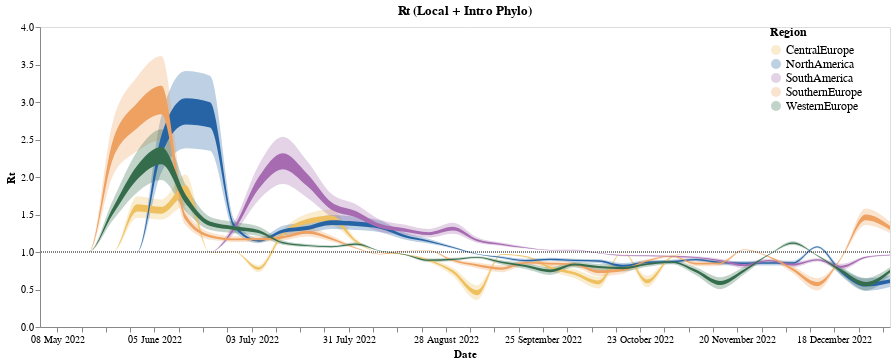

The notebook cell this image was saved under:
### Code cell
line2 = alt.Chart(summary_rt_local_and_intro_df, title = "Rt (Local + Intro Phylo)").mark_area(interpolate='monotone', opacity = 1 ,color = "#f58518").encode(
    alt.X('date:T', axis=alt.Axis(title="Date", grid=False,format="%d %B %Y")),
    alt.Y('lower_hpd_log_50',axis=alt.Axis(title=" Rt", grid=False)),# scale=alt.Scale(domain=(0.6, 1.3))),
    alt.Y2('upper_hpd_log_50' ),
    alt.Color("deme",legend=alt.Legend(title= "Region",offset = -120, labelFontSize = 12, titleFontSize = 12))
).properties(
    width=850,
    height=300
).transform_filter(
   (datum.lower_hpd_log_50 >0) #& (datum.upper_hpd_log_50 < 4)
)
band2 = alt.Chart(summary_rt_local_and_intro_df).mark_area(
    opacity=0.3, interpolate='monotone', color = "#f58518"
).encode(
    alt.X('date:T', axis=alt.Axis(title="Date", grid=False,format="%d %B %Y")),
    alt.Y('lower_hpd_log_95', axis=alt.Axis(title="", grid=False)),# scale=alt.Scale(domain=(0.6, 1.3))),
    alt.Y2('upper_hpd_log_95'), 
    alt.Color("deme",  scale=alt.Scale(range=range_))
).properties(
    width=850,
    height=300
).transform_filter(
    (datum.lower_hpd_log_95 >0) #& (datum.upper_hpd_log_95 < 4)
)

phlyo_rt_plot = band2 + line2 +one_line
phlyo_rt_plot

### Figure 1 — Vega-Lite specification as saved in the notebook (floating-point values rounded to 4 significant figures; data arrays with more than 128 entries replaced by an {"elided": "..."} marker saying what was removed)
{"config": {"view": {"continuousWidth": 400, "continuousHeight": 300}}, "layer": [{"mark": {"type": "area", "color": "#f58518", "interpolate": "monotone", "opacity": 0.3}, "encoding": {"color": {"field": "deme", "scale": {"range": ["#EEC060", "#2664A5", "#A76BB1", "#EEA160", "#356D4C"]}, "type": "nominal"}, "x": {"axis": {"format": "%d %B %Y", "grid": false, "title": "Date"}, "field": "date", "type": "temporal"}, "y": {"axis": {"grid": false, "title": ""}, "field": "lower_hpd_log_95", "type": "quantitative"}, "y2": {"field": "upper_hpd_log_95"}}, "height": 300, "transform": [{"filter": "(datum.lower_hpd_log_95 > 0)"}], "width": 850}, {"mark": {"type": "area", "color": "#f58518", "interpolate": "monotone", "opacity": 1}, "encoding": {"color": {"field": "deme", "legend": {"labelFontSize": 12, "offset": -120, "title": "Region", "titleFontSize": 12}, "type": "nominal"}, "x": {"axis": {"format": "%d %B %Y", "grid": false, "title": "Date"}, "field": "date", "type": "temporal"}, "y": {"axis": {"grid": false, "title": " Rt"}, "field": "lower_hpd_log_50", "type": "quantitative"}, "y2": {"field": "upper_hpd_log_50"}}, "height": 300, "title": "Rt (Local + Intro Phylo)", "transform": [{"filter": "(datum.lower_hpd_log_50 > 0)"}], "width": 850}, {"data": {"name": "data-0f80976e06af035141dd0a0f11df9332"}, "mark": {"type": "rule", "strokeDash": [1, 1]}, "encoding": {"y": {"field": "y", "type": "quantitative"}}, "height": 300, "width": 850}], "data": {"name": "data-e0026ebbff28affa7fde9bdd921370b0"}, "$schema": "https://vega.github.io/schema/vega-lite/v4.17.0.json", "datasets": {"data-e0026ebbff28affa7fde9bdd921370b0": {"elided": "180 records"}, "data-0f80976e06af035141dd0a0f11df9332": [{"y": 1.0}]}}
